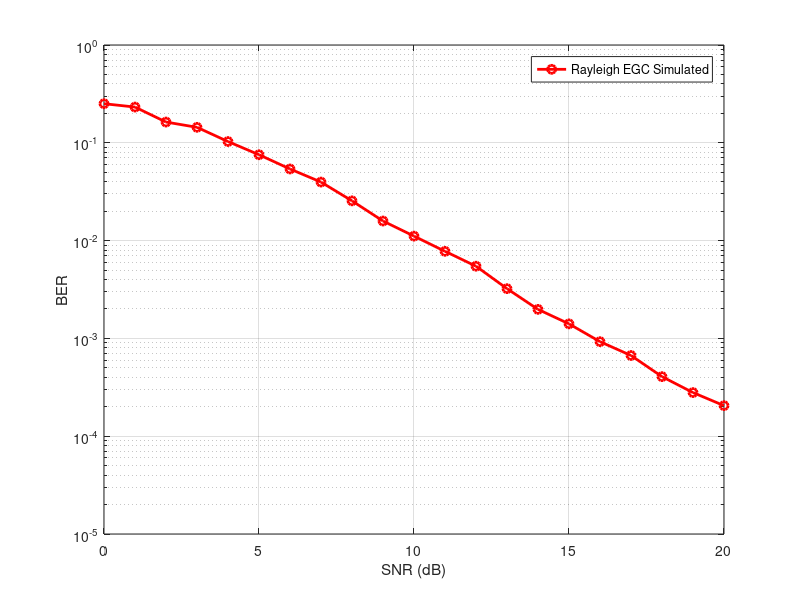

Reproduce this figure in MATLAB.
clc;
close all;
clear all;
m= 10^3;
snr_dB = [0:1:20];
for j=1:1:length(snr_dB)
 n_err = 0;
 n_bits = 0;
while n_err < 100
inf_bits=round(rand(1,m));

 x=-2*(inf_bits-0.5);

 N0=1/10^(snr_dB(j)/10);
 n1 = sqrt(N0/2)*abs((randn(1,length(x)) + i*randn(1,length(x)))); 
 n2 = sqrt(N0/2)*abs((randn(1,length(x)) + i*randn(1,length(x)))); 
 h1 = sqrt(0.5)*abs((randn(1,length(x)) + i*randn(1,length(x)))); 
 h2 = sqrt(0.5)*abs((randn(1,length(x)) + i*randn(1,length(x)))); 
 y1 = h1.*x+n1;
 y2 = h2.*x+n2;
 y_equal = 0.5*(y1+y2);
 est_bits=y_equal < 0;
 diff=inf_bits-est_bits;
 n_err=n_err+sum(abs(diff));
 n_bits=n_bits+length(inf_bits);
end
 BER(j)=n_err/n_bits;
end
semilogy(snr_dB,BER,'or-','LineWidth',2);
legend('Rayleigh EGC Simulated', 'Rayleigh Theoretical');
axis([0 20 10^-5 1]);
xlabel('SNR (dB)');
ylabel('BER');
grid on;